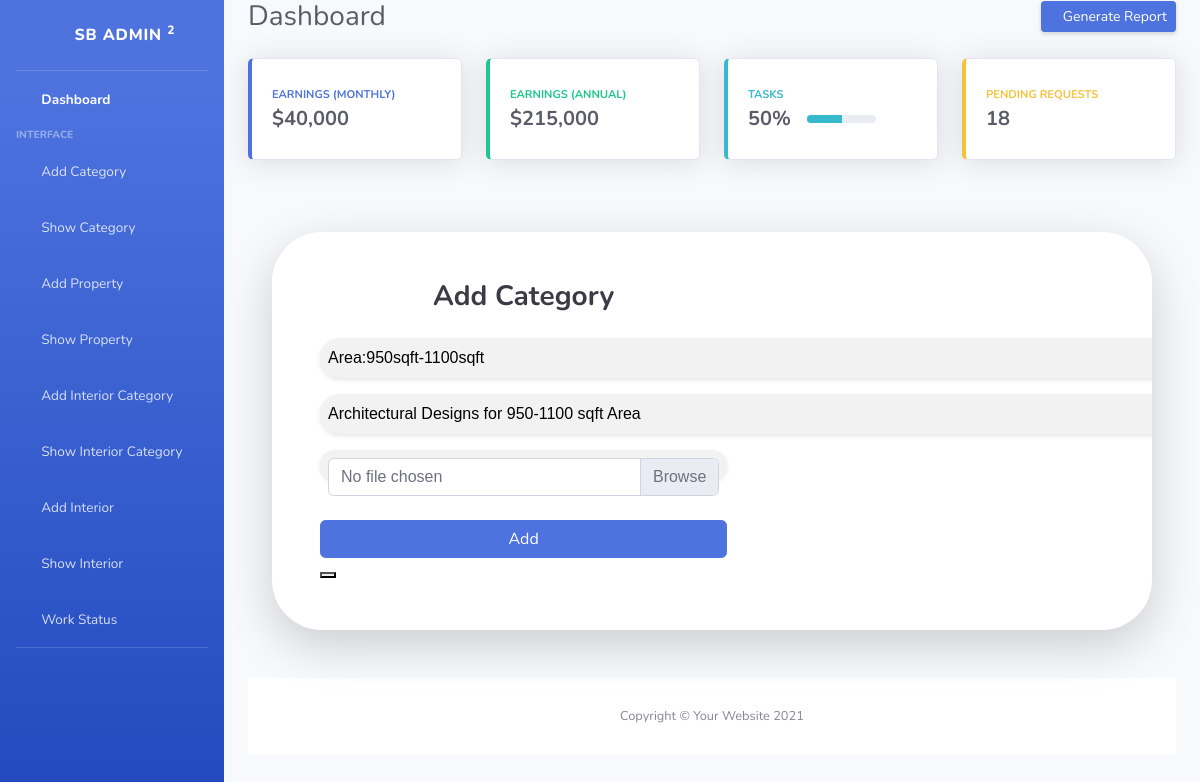
The page /index/updateCategory/2 on the database as committed earlier.
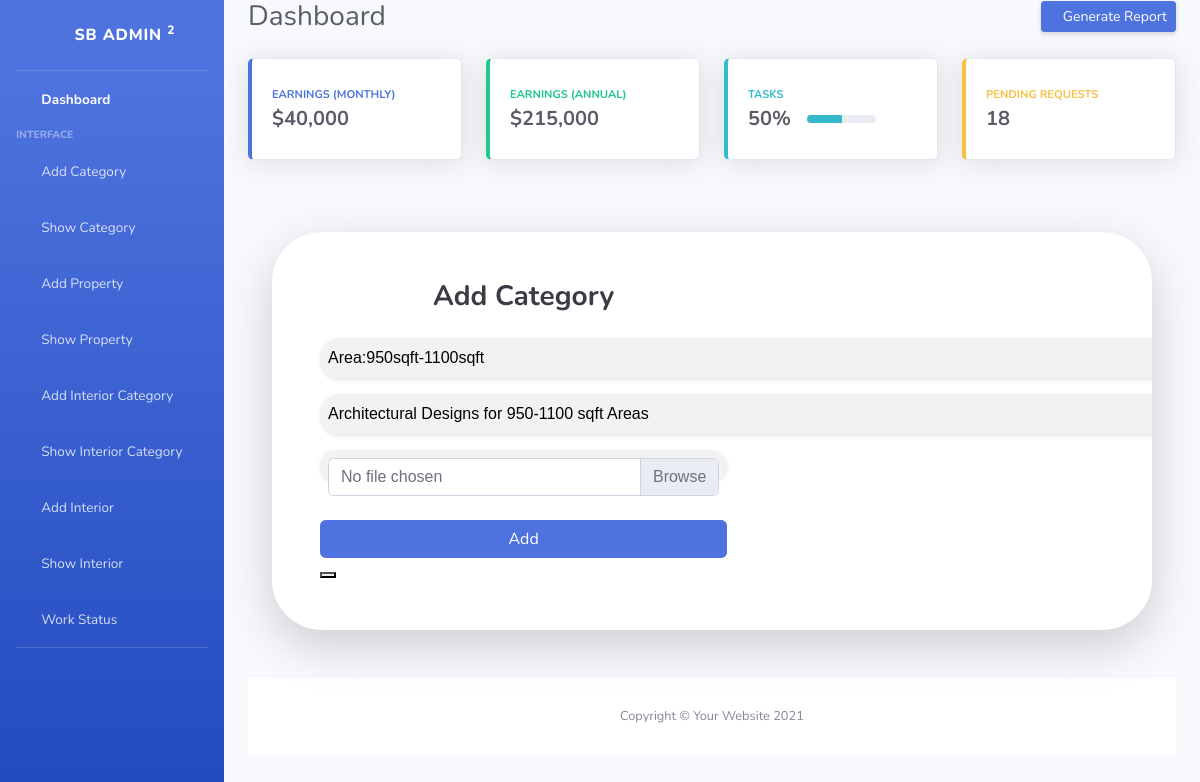
The same page on the database as committed later.
### Adminmodule/models.py (models this page shows, shortened)
class Category(models.Model):
    name = models.CharField(max_length=100)
    description = models.TextField()
    image = models.ImageField(upload_to='category_images/', null=True, blank=True)

### Adminmodule/views.py (the view)
# urls.py: path('updateCategory/<int:dataid>', views.updateCategory, name="updateCategory"),
def updateCategory(request,dataid):
    data=Category.objects.filter(id=dataid)
    return render(request, "updateCategory.html",{"data":data})

### Adminmodule/templates/updateCategory.html (shortened to what this page needs)
<!DOCTYPE html>
{% extends 'Adminindex.html' %}
{% block content %}
<html lang="en">
<head>
    <link href="vendor/fontawesome-free/css/all.min.css" rel="stylesheet" type="text/css">
    <link href="css/sb-admin-2.min.css" rel="stylesheet">
</head>
<body class="bg-gradient-primary">
    <div class="container">
        <div class="card o-hidden border-0 shadow-lg my-5" style="border-radius: 50px;">
            <div class="card-body p-0">
                <div class="row">
                    <div class="col-lg-7">
                        <div class="p-5">
                            <div class="text-center">
                                <h1 class="h3 font-weight-bold text-gray-900 mb-4">Add Category</h1>
                            </div>
                            {% for i in data %}
<form method="post" action="{% url 'updateCategoryfun' item=i.id %}" enctype="multipart/form-data">
    <input type="text" name="CategoryName" placeholder="Category"  style="width: 900px;height:40px; border-radius: 50px;" class="form-group custom-input" value="{{i.name}}">
    <input type="text" name="description" placeholder="description"  style="width: 900px;height:40px; border-radius: 50px;" class="form-group custom-input" value="{{i.description}}">
<div class="form-group custom-input">
    <div class="input-group">
        <div class="custom-file" style="width: 900px; border-radius: 50px;">
            <label class="custom-file-label" for="customFile">No file chosen</label>
        </div>
    </div>
</div>
<br>
                                <button type="submit" class="btn btn-primary btn-user btn-block">
                                    Add
                                <button>
                            </form>
                            {% endfor %}
                        </div>
                    </div>
                </div>
            </div>
        </div>
    </div>
{% endblock %}

Rows that differ between the two databases and show on the page:
changed Category "Area:950sqft-1100sqft": description "Architectural Designs for 950-1100 sqft Area" → "Architectural Designs for 950-1100 sqft Areas"
